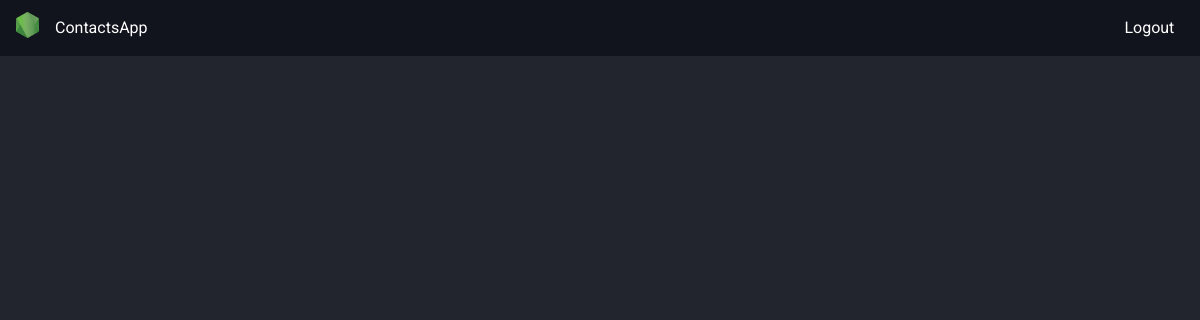
Page /all/contacts (signed in) on the earlier database version.
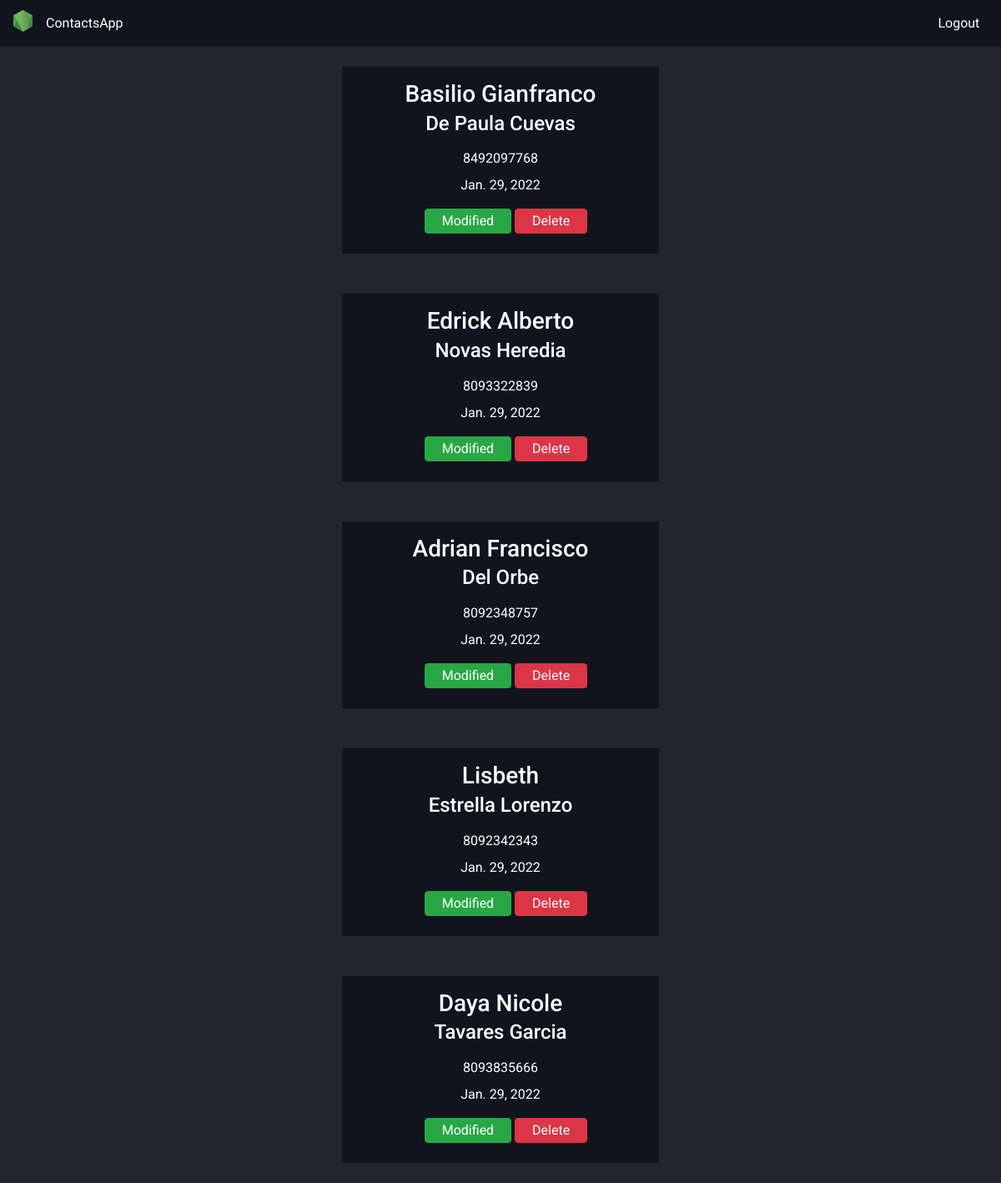
Same page on the later database version.
### contacts/models.py (models this page shows, shortened)
class Contact(models.Model):
    name = models.CharField(max_length=40, blank=False, null=False)
    last_name = models.CharField(max_length=40, blank=False, null=False)
    telephone_number = models.CharField(max_length=10, blank=False, null=False)
    user = models.ForeignKey(User, on_delete=models.CASCADE, null=True)
    created = models.DateTimeField(auto_now_add=True)
    modified = models.DateTimeField(auto_now=True)

### contacts/views.py (the view)
# urls.py: path('all/contacts', contacts.All_contacts, name='contacts'),
@login_required(login_url='login')
def All_contacts(request):
    user = request.user
    contacts = Contact.objects.filter(user=user)
    return render(request, 'contacts/all_contacts.html', {'contacts':contacts})

### templates/contacts/all_contacts.html (shortened to what this page needs)
{% extends 'contacts/base.html' %}
{% block content %}
    <div class="container">
        {% for contact in contacts %}
            <div class="row justify-content-center py-4">
                <div class="col-4 pt-3 back">
                    <h3 class="text-center text-white mb-1">{{contact.name}}</h3>
                    <h4 class="text-center text-white">{{contact.last_name}}</h4>
                    <p class="text-center text-white mb-2 mt-3">{{contact.telephone_number}}</p>
                    <p class="text-center text-white">{{ contact.modified.date }}</p>
                    <div class="col pl-0">
                        <button class="btn btn-success offset-3 mb-4 p-0"><a href="{% url 'modified_contact' contact.pk %}" class="page-link border-0 bg-success text-white py-1 mx-2">Modified</a></button>
                        <button class="btn btn-danger mb-4 p-0"><a href="{% url 'delete_contact' contact.pk %}" class="page-link border-0 bg-danger text-white py-1 mx-2">Delete</a></button>
                    </div>
                </div>
            </div>
        {% endfor %}
    </div>
{% endblock %}

### templates/contacts/base.html (shortened to what this page needs)
<!DOCTYPE html>
<html lang="en">
<head>
    {% load static %}
    <link rel="stylesheet" href="{% static 'css/bootstrap.min.css' %}">
    <link rel="stylesheet" href="{% static 'css/base_contacts.css' %}">
</head>
<body>
    <nav class="navbar navbar-expand">
        <div class="container-fluid" id="navbarNav p-0">
            <ul class="navbar-nav col-12">
                <li class="nav-item pt-1">
                    <img src="../../static/img/logo.png" alt="Logo">
                </li>
                <li class="nav-item active ml-2">
                    <a class="nav-link text-white" href="{% url 'index' %}">ContactsApp<span class="sr-only">(current)</span></a>
                </li>
                <li class="nav-item active offset-10">
                    <a class="nav-link text-white" href="{% url 'logout' %}">Logout<span class="sr-only">(current)</span></a>
                </li>
            </ul>
        </div>
      </nav>
    {% block content %}
    {% endblock %}
</body>
</html>

### static/css/base_contacts.css (style rules this page uses)
html, body { background: #22242e; height: 100%; width: 100%; font-family: 'Roboto', sans-serif; }
.navbar { background: #11141d; color: white; }
.navbar img { width: 23px; }

### templates/contacts/all_contacts.html (style rules this page uses)
.back { background-color: #11141d; }

Differences in the rows shown:
now on this page (row edited): Contact: name "Basilio Gianfranco", last_name "De Paula Cuevas", telephone_number "8492097768", modified "Jan. 29, 2022"
now on this page (row edited): Contact: name "Edrick Alberto", last_name "Novas Heredia", telephone_number "8093322839", modified "Jan. 29, 2022"
added Contact: name "Adrian Francisco", last_name "Del Orbe", telephone_number "8092348757", modified "Jan. 29, 2022"
added Contact: name "Lisbeth", last_name "Estrella Lorenzo", telephone_number "8092342343", modified "Jan. 29, 2022"
added Contact: name "Daya Nicole", last_name "Tavares Garcia", telephone_number "8093835666", modified "Jan. 29, 2022"
